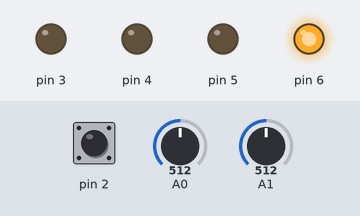
Recording of a sketch running on a simulated Arduino Uno, built with avr-gcc and run on an emulated ATmega328P. Parts: output pins drawn as LEDs (lit = HIGH). Inputs (shaded band) come from the test bench; at power-on: A0 = 512, A1 = 512, pin 2 HIGH. What the sketch prints to the serial monitor is not drawn.

Above: at 1.2 s.
1.3 s: A0 set to 492
At 1.8 s:
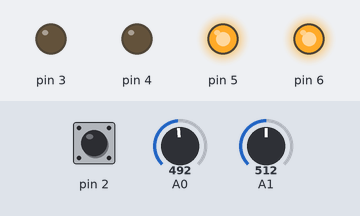
2.8 s: A1 set to 516
At 4.0 s:
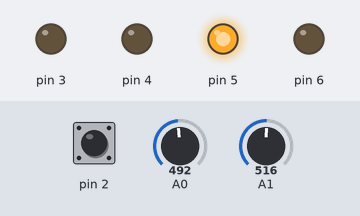
4.3 s: pin 2 pulled LOW for 0.15 s
At 4.37 s:
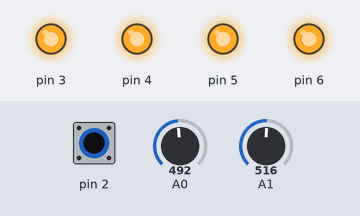
5.9 s: A0 set to 511
At 6.5 s:
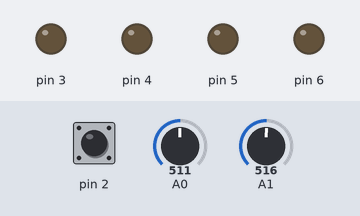
7.4 s: A1 set to 536
At 7.7 s:
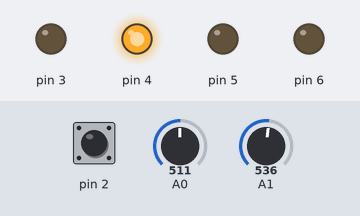
8.9 s: A0 set to 494
At 10.0 s:
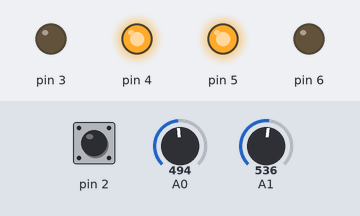
Timing chart, 0 to 11.4 s (numbered marks = the images above; inputs shaded):
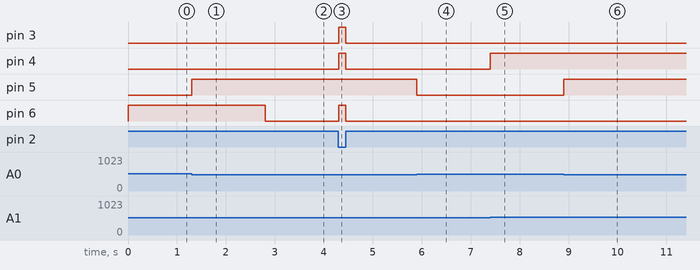

The sketch:

joyprj.ino
```cpp
void setup()
{
  Serial.begin(9600);
  pinMode(2,INPUT);
  digitalWrite(2,HIGH);
  pinMode(3,OUTPUT); //(1,0)

  pinMode(4,OUTPUT); //(0,1)

  pinMode(5,OUTPUT); //(-1,0)

  pinMode(6,OUTPUT); //(0,-1)

}
int x;
int y;
void loop()
{
  Serial.println(digitalRead(2));
  x=analogRead(A0);
  y=analogRead(A1);
  /*Serial.println("Value of x :");
  Serial.print(analogRead(A0));
  Serial.print("\n");

  Serial.println("Value of y :");
  Serial.println(analogRead(A1));
  Serial.print("\n");
  Serial.println("switch :");
  Serial.println(digitalRead(2));
  Serial.print("\n");*/
  //x=509 504-514
  //y=521 516-526
  if(digitalRead(2)==0)
  {
    digitalWrite(3,HIGH);
    digitalWrite(5,HIGH);
    digitalWrite(4,HIGH);
    digitalWrite(6,HIGH);
  }else{
  if(x>=504 && x<=514)
  {
    digitalWrite(3,LOW);
    digitalWrite(5,LOW);
  }else{
    if(x<504)
    {
      digitalWrite(5,HIGH);
      digitalWrite(3,LOW);
    }else if(x>514)
    {
      digitalWrite(5,LOW);
      digitalWrite(3,HIGH);
    }
  }
  if(y>=516 && y<=526)
  {

    digitalWrite(4,LOW);
    digitalWrite(6,LOW);
  }else{
    if(y<516)
    {
      digitalWrite(6,HIGH);
      digitalWrite(4,LOW);
    }else if(y>526)
    {
      digitalWrite(6,LOW);
      digitalWrite(4,HIGH);
    }
  }
  }
}
```

Measured:
- the behaviour switches between 504 and 503 on A0 (found by bisection; images 0 and 1)
- the behaviour switches between 515 and 516 on A1 (found by bisection; images 1 and 2)
- after the input at 1.3 s, pin 5: LOW → HIGH at once
- after the input at 2.8 s, pin 6: HIGH → LOW at once
- after the input at 4.3 s, pin 3, pin 4, pin 6: LOW → HIGH at once, → LOW 0.15 s later
- after the input at 5.9 s, pin 5: HIGH → LOW at once
- after the input at 7.4 s, pin 4: LOW → HIGH at once
- after the input at 8.9 s, pin 5: LOW → HIGH at once
